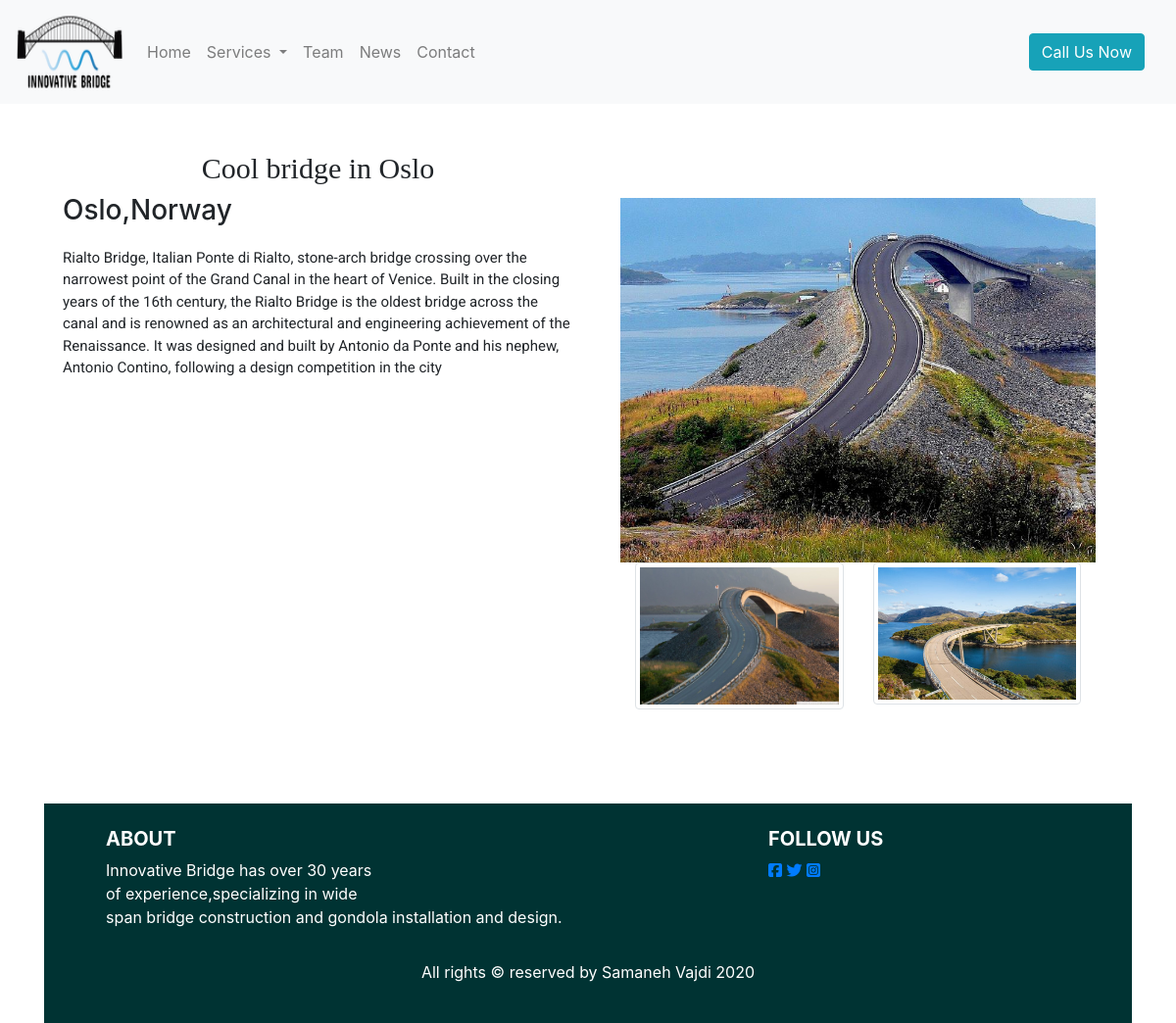
/project_detail.php?pid=2, run on the app's committed database.
### tables this page shows
CREATE TABLE `projects` (
  `id` int(10) UNSIGNED NOT NULL,
  `service_id` int(11) NOT NULL,
  `name` varchar(255) NOT NULL,
  `location` text NOT NULL,
  `description` text NOT NULL,
  `image` text NOT NULL
);

CREATE TABLE `project_images` (
  `id` int(10) UNSIGNED NOT NULL,
  `project_id` int(11) NOT NULL,
  `image` text NOT NULL
);

### project_detail.php (the view, shortened to what this page needs)
<?php
include 'includes/head.php';
include 'includes/nav.php';
$con = connect();
?>
<div class="container min-vh-100">
	<?php
		$query = "SELECT * FROM projects WHERE id=" . $_GET['pid'];
		$project_result = mysqli_query($con, $query);
		$project = mysqli_fetch_assoc($project_result);
		$query = "SELECT * FROM project_images WHERE project_id=" . $_GET['pid'];
		$image_result = mysqli_query($con, $query);
		?>
		<div class="row my-5 mx-1">
			<div class="col-md-6">
				<h2 class="text-center"><?= $project['name'] ?></h2>
				<h3><?= $project['location'] ?></h3>
				<p><?= $project['description'] ?></p>
			</div>
			<div class="col-md-6 p-5">
				<div class="row">
					<a href="imgs/projects/<?= $project['image'] ?>" data-fancybox="gallery"><img src="imgs/projects/<?= $project['image'] ?>" class="larg-img img-fluid" ></a>
				</div>
				<div class="row">
					<?php
					while ($image = mysqli_fetch_assoc($image_result)) {
						?>		<div class="col">
							<a href="imgs/projects/<?= $image['image'] ?>" data-fancybox="gallery"><img src="imgs/projects/<?= $image['image'] ?>" class="small-img img-thumbnail"></a>
						</div>
						<?php
					}
					?>
				</div>
			</div>
		</div>
<?php
include 'includes/footer.php';
?>

### css/style.css (style rules this page uses)
* { margin: 0; padding: 0; box-sizing: border-box; }
.col-md-6 h2 { font-family: playfair display; font-size: 30px; }
.col-md-6 p { font-family: roboto; font-size: 15px; margin-top: 20px; }
img { vertical-align: middle; }

### data on the page
projects: name "Cool bridge in Oslo", location "Oslo,Norway", description "Rialto Bridge, Italian Ponte di Rialto, stone-arch bridge crossing over the narrowest point of the Grand Canal in the heart of Venice. Built in the closing years of the 16th century, the Rialto Bridge is the oldest bridge across the canal and is renowned as an architectural and engineering achievement of the Renaissance. It was designed and built by Antonio da Ponte and his nephew, Antonio Contino, following a design competition in the city", image (picture)
project_images: image (picture)
project_images: image (picture)
